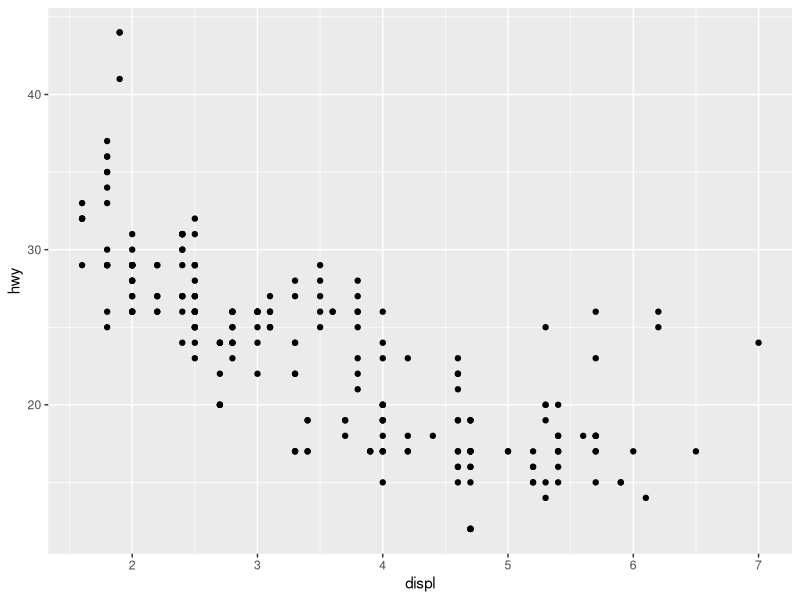
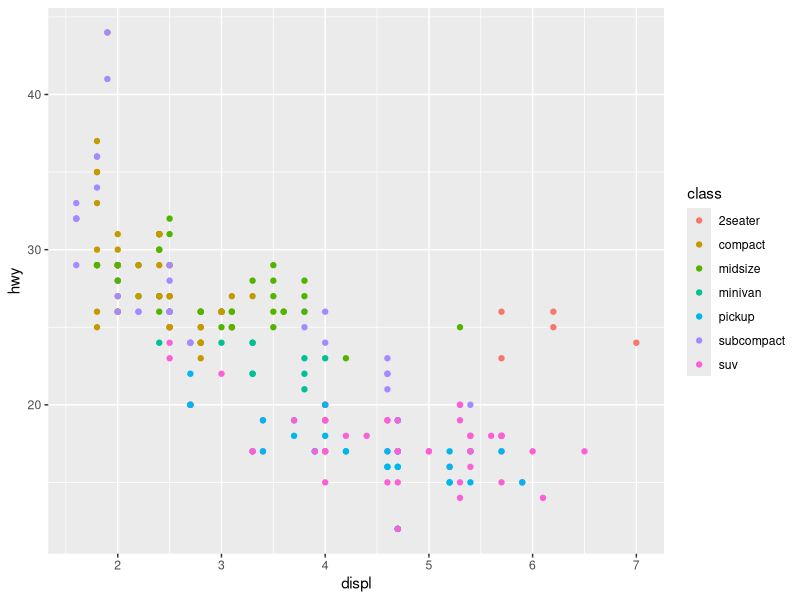
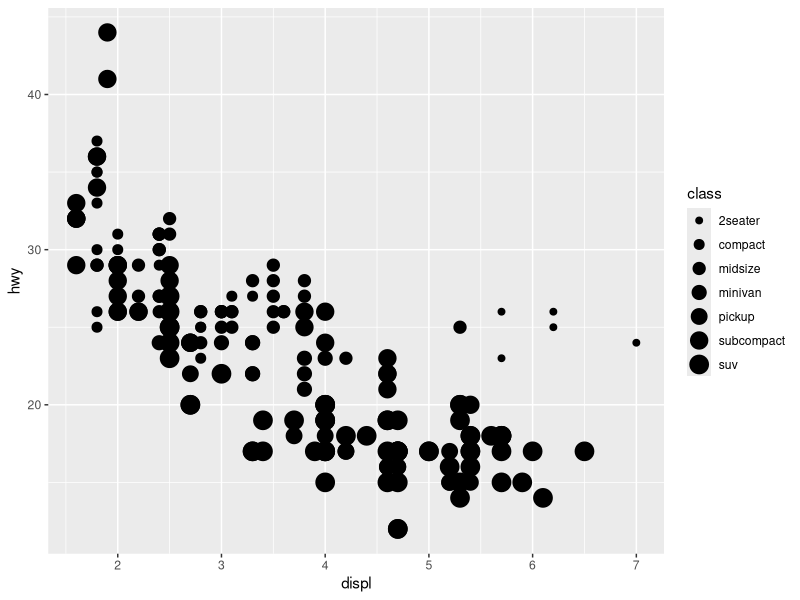
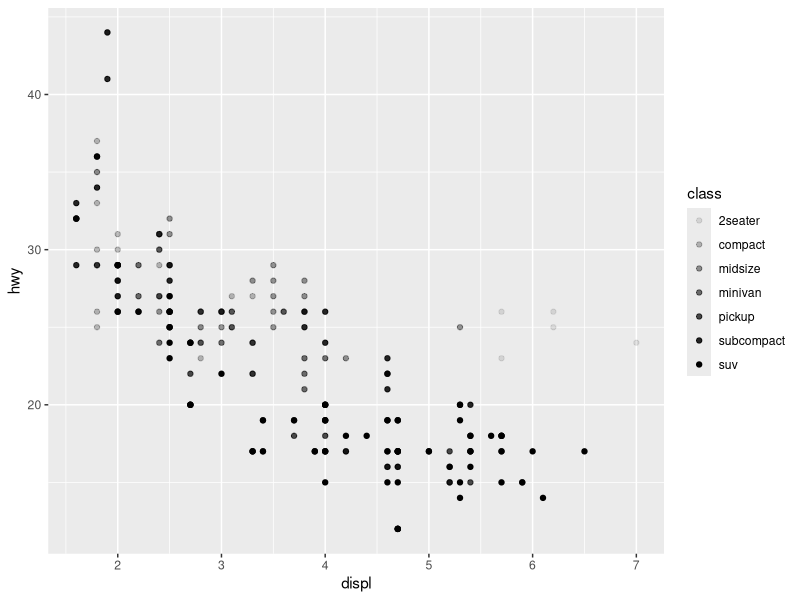
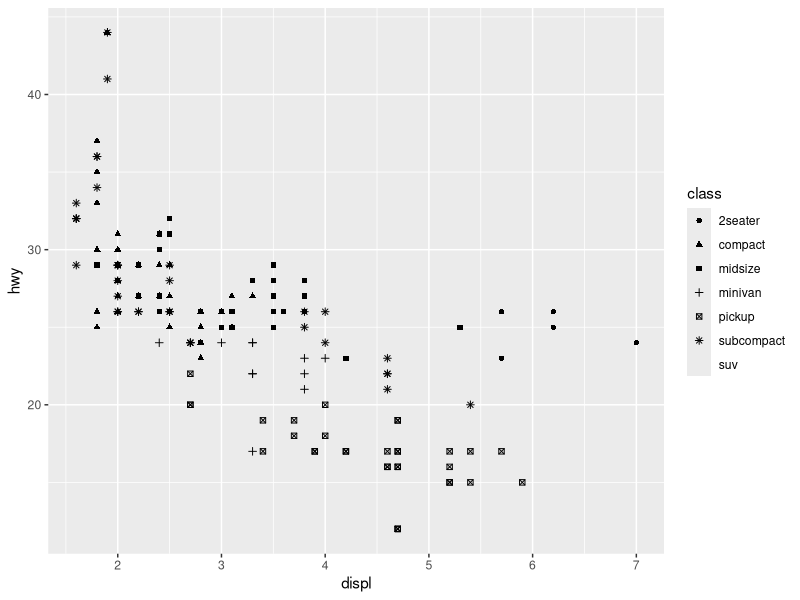
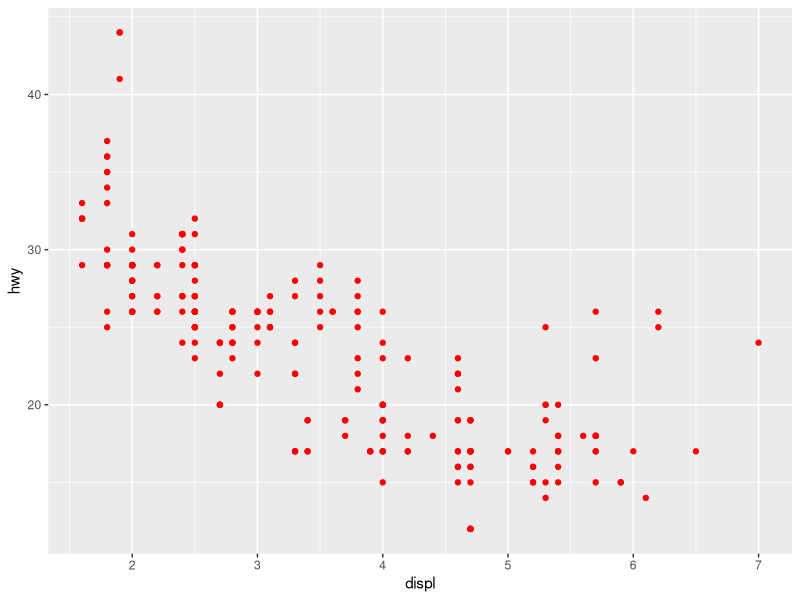
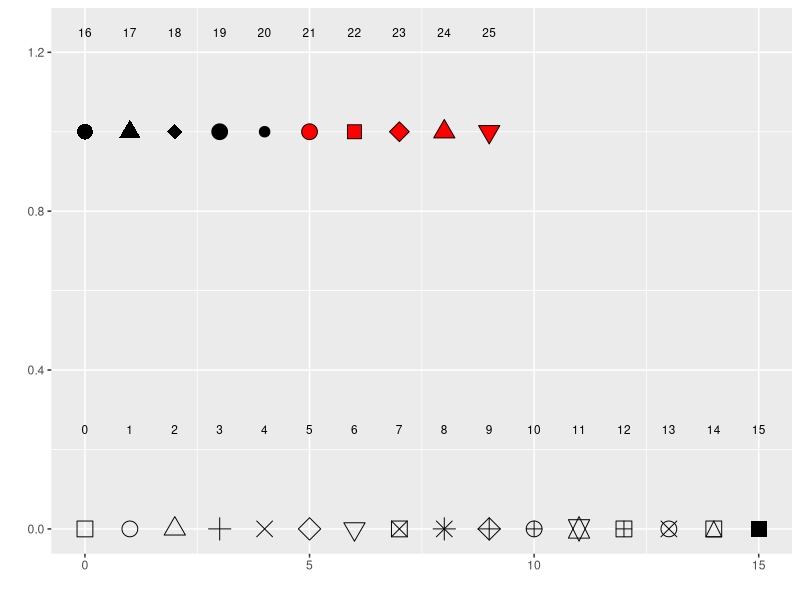
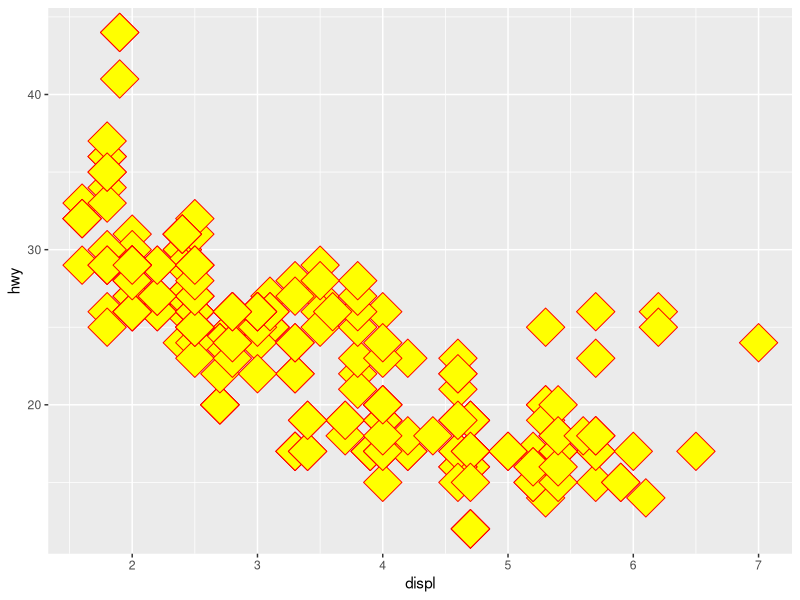

These charts were generated, in order, by the following R code:
library(tidyverse)
# tidyverse 1.2.1 ──
# ✔ ggplot2 3.2.1     ✔ purrr   0.3.3
# ✔ tibble  2.1.3     ✔ dplyr   0.8.3
# ✔ tidyr   1.0.0     ✔ stringr 1.4.0
# ✔ readr   1.3.1     ✔ forcats 0.4.0

# Los coches con motor más grande consumen más combustible
# que los coches con motor más pequeño.
# La relación consumo / tamaño es lineal?  Es no lineal? Es exponencial?
# Es positiva? Es negativa?

View(mpg)
?mpg
# displ: Tamaño del motor del coche en litros.
# hwy: Número de millas recorridas en autopista por galón de combustible (3.785411784 litros).

ggplot(data = mpg) +
  geom_point(mapping = aes(x = displ, y = hwy))

# Plantilla para hacer una representación gráfica con ggplot.
# ggplot(data = <DATA_FRAME>) +
#   <GEOM_FUNCTION>(mapping = aes(<MAPPINGS>))

# Color de los puntos.
ggplot(data = mpg) +
  geom_point(mapping = aes(x = displ, y = hwy, color = class))

# Tamaño de los puntos.
ggplot(data = mpg) +
  geom_point(mapping = aes(x = displ, y = hwy, size = class))

# Transparencia de los puntos.
ggplot(data = mpg) +
  geom_point(mapping = aes(x = displ, y = hwy, alpha = class))

# Forma de los puntos (solo permite 6 formas a la vez).
ggplot(data = mpg) +
  geom_point(mapping = aes(x = displ, y = hwy, shape = class))

# Elección manual de estéticas.
ggplot(data = mpg) +
  geom_point(mapping = aes(x = displ, y = hwy), color = "red")
# color = Nombre del color en formato string.
# size = Tamaño del punto en mm.
# shape = Forma del punto con números del 0 al 127.
# 0  - 14: Son formas huecas, por tanto solo se le puede cambiar el color.
# 15 - 20: Son formas rellenas de color, por tanto se le puede cambiar el color.
# 21 - 25: Son formas con borde y relleno y se les puede cambiar el color (borde) y el fill (relleno).

# http://sape.inf.usi.ch/quick-reference/ggplot2/shape
d=data.frame(p=c(0:25))
ggplot() +
  scale_y_continuous(name="") +
  scale_x_continuous(name="") +
  scale_shape_identity() +
  geom_point(data=d, mapping=aes(x=p%%16, y=p%/%16, shape=p), size=5, fill="red") +
  geom_text(data=d, mapping=aes(x=p%%16, y=p%/%16+0.25, label=p), size=3)

# Ejemplo de gráfico con rombos amarillos de borde rojo.
ggplot(data = mpg) +
  geom_point(mapping = aes(x = displ, y = hwy),
             shape = 23,
             size = 10,
             color = "red",
             fill = "yellow")


ggplot(data = mpg) +
  geom_point(mapping = aes(x = displ, y = cyl),
             shape = 21,
             size = 1,
             color = "red",
             fill = "green")

ggplot(data = mpg) +
  geom_point(mapping = aes(x = displ, y = cty),
             shape = 22,
             size = 3,
             color = "yellow",
             fill = "purple")

ggplot(data = mpg) +
  geom_point(mapping = aes(x = displ, y = hwy),
             shape = 23,
             size = 5,
             color = "orange",
             fill = "blue",
             stroke = 3)

ggplot(data = mpg) +
  geom_point(mapping = aes(x = displ,
                           y = cty,
                           color = displ < 4
                           )
             )

## Facets
# facet_wrap(~<FORMULA_VARIABLE>): La variable debe ser discreta.
ggplot(data = mpg) +
  geom_point(mapping = aes(x = displ, y = hwy)) +
  facet_wrap(~class, nrow = 3)

# No recomendable usar variables contínuas en el facet, pues
# generará un gráfico por cada valor existente de dicha
# variable, por ejemplo:
ggplot(data = mpg) +
  geom_point(mapping = aes(x = displ, y = hwy)) +
  facet_wrap(~cty, nrow = 3)

# facet_grid(<FORMULA_VARIABLE1>~<FORMULA_VARIABLE2>)
ggplot(data = mpg) +
  geom_point(mapping = aes(x = displ, y = hwy)) +
  facet_grid(drv~cyl)

ggplot(data = mpg) +
  geom_point(mapping = aes(x=drv, y = cyl)) 

ggplot(data = mpg) +
  geom_point(mapping = aes(x = displ, y = hwy)) +
  facet_grid(~cyl)


ggplot(data = mpg) +
  geom_point(mapping = aes(x=displ, y = hwy)) +
  facet_grid(.~cyl)

ggplot(data = mpg) +
  geom_point(mapping = aes(x=displ, y = hwy)) +
  facet_grid(drv~.)

ggplot(data = mpg) +
  geom_point(mapping = aes(x = displ, y = hwy)) +
  facet_wrap(~class, nrow = 3)

ggplot(data = mpg) +
  geom_point(mapping = aes(x = displ, y = hwy)) +
  facet_wrap(~class, scales = "free")

ggplot(data = mpg) +
  geom_point(mapping = aes(x = displ, y = hwy)) +
  facet_wrap(vars(cyl, drv))

?facet_wrap
?facet_grid

# Diferentes geometrías.
ggplot(data = mpg) +
  geom_point(mapping = aes(x=displ, y = hwy))

ggplot(data = mpg) +
  geom_smooth(mapping = aes(x=displ, y = hwy))

ggplot(data = mpg) +
  geom_smooth(mapping = aes(x=displ, y = hwy, linetype = drv))

ggplot(data = mpg) +
  geom_point(mapping = aes(x=displ, y=hwy, color = drv)) +
  geom_smooth(mapping = aes(x=displ, y = hwy, linetype = drv, color = drv))

?geom_smooth

ggplot(data = mpg) +
  geom_smooth(mapping = aes(x=displ, y = hwy))

ggplot(data = mpg) +
  geom_smooth(mapping = aes(x=displ, y = hwy, group = drv, color = drv),
              show.legend = T)

ggplot(data = mpg, mapping = aes(x=displ, y = cty)) +
  geom_point(mapping = aes(shape = class)) +
  geom_smooth(mapping = aes(color = drv))

ggplot(data = mpg, mapping = aes(x=displ, y = hwy)) +
  geom_point(mapping = aes(color = class)) +
  geom_smooth(data = filter(mpg, class == "suv"), se = F)
